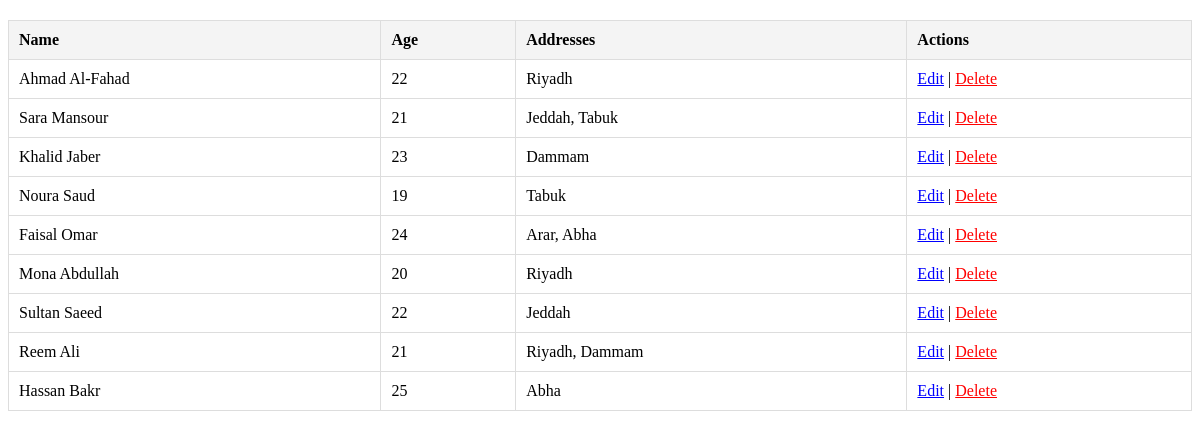
Page /books/students2/list/ (signed in) on the committed database.
### apps/bookmodule/models.py (models this page shows, shortened)
class Student2(models.Model):
    name = models.CharField(max_length=100)
    age = models.IntegerField()
    addresses = models.ManyToManyField(Address2)

class Address2(models.Model):
    city = models.CharField(max_length=100)

### apps/bookmodule/views.py (the view)
# urls.py: path('students2/list/', views.student_list_p2, name='student_list_p2'),
@login_required(login_url='login')
def student_list_p2(request):
    students = Student2.objects.all()
    return render(request, 'bookmodule/student_list_p2.html', {'students': students})

### apps/templates/bookmodule/student_list_p2.html (shortened to what this page needs)
<table border="1" style="width: 100%; text-align: center;">
    <tr>
        <th>Name</th>
        <th>Age</th>
        <th>Addresses</th>
        <th>Actions</th>
    </tr>
    {% for s in students %}
    <tr>
        <td>{{ s.name }}</td>
        <td>{{ s.age }}</td>
        <td>
            {% for addr in s.addresses.all %}
                {{ addr.city }}{% if not forloop.last %}, {% endif %}
            {% empty %}
                No Address
            {% endfor %}
        </td>
        <td>
            <a href="{% url 'manage_student_p2' s.id %}" style="color: blue;">Edit</a> |
            <a href="{% url 'delete_student_p2' s.id %}" style="color: red;" onclick="return confirm('Are you sure?')">Delete</a>
        </td>
    </tr>
    {% endfor %}
</table>

### apps/templates/bookmodule/student_list_p2.html (style rules this page uses)
table { width: 100%; border-collapse: collapse; margin-top: 20px; }
th, td { border: 1px solid #ddd; padding: 10px; text-align: left; }
th { background-color: #f4f4f4; }

### rows in the picture
Student2: name "Ahmad Al-Fahad", age "22"
Address2: city "Riyadh"
Student2: name "Sara Mansour", age "21"
Address2: city "Jeddah"
Address2: city "Tabuk"
Student2: name "Khalid Jaber", age "23"
Address2: city "Dammam"
Student2: name "Noura Saud", age "19"
Student2: name "Faisal Omar", age "24"
Address2: city "Arar"
Address2: city "Abha"
Student2: name "Mona Abdullah", age "20"
Student2: name "Sultan Saeed", age "22"
Student2: name "Reem Ali", age "21"
Student2: name "Hassan Bakr", age "25"
